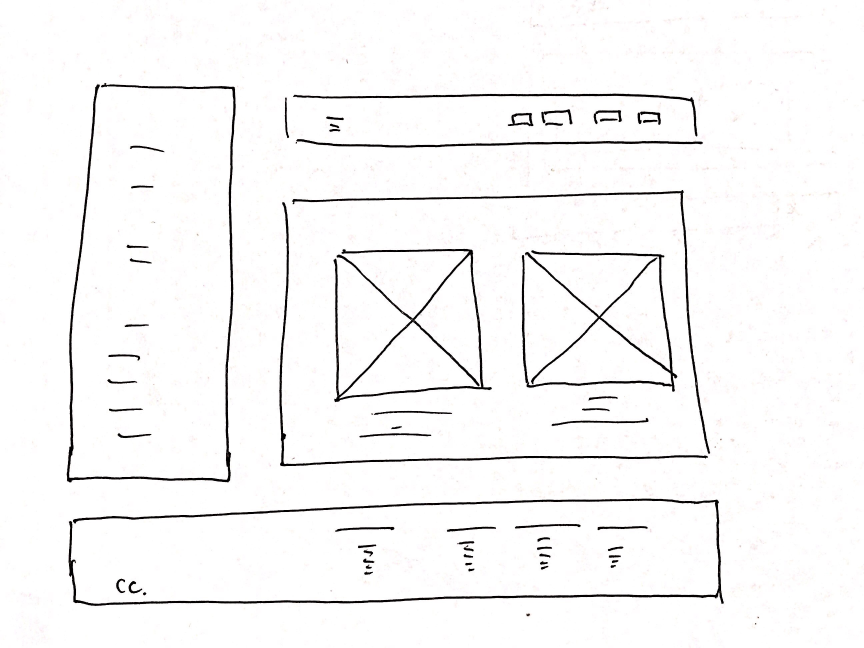
#> input picture Server/src/ImageProcessing/IMG_1536.JPG, 2592 x 1944 px (shown at 1/3 size)
$ python temp.py
#> lines starting #> are read from the running program, lines starting #| are printed output that depends on the picture; after the words box and inside, x2 and y2 are one past the last pixel; in counts of white or black regions, pixels touching at a corner belong together
# img = cv2.imread("/Users/edwardlai/Downloads/IMG_1533.JPG", 0)


import cv2
import numpy as np
from imutils.contours import sort_contours

import numpy as np
import matplotlib.pyplot as plt

fig = plt.figure(figsize=(8, 8))
columns = 4
rows = 4


def box_extraction(img_for_box_extraction_path, cropped_dir_path):
#> called with img_for_box_extraction_path = 'IMG_1536.JPG', cropped_dir_path = 'cropped/'
    img = cv2.imread(img_for_box_extraction_path, 0)  # Read the image
#> img: shape (1944, 2592); min 0, max 255, mean 246.8

    (thresh, img_bin) = cv2.threshold(img, 128, 255, cv2.THRESH_BINARY | cv2.THRESH_OTSU)  # Thresholding the image
#> img_bin: shape (1944, 2592); 97% white; 78 black regions (15 under 20 px), largest, box (x1, y1, x2, y2) and area: (206, 1496, 2171, 1818) 28338, (200, 249, 707, 1447) 21695, (1001, 746, 1475, 1206) 17804
#> thresh = 131
    img_bin = cv2.resize(img_bin, (3000, 2000))
#> img_bin: shape (2000, 3000)

    img_bin = 255 - img_bin  # Invert the image
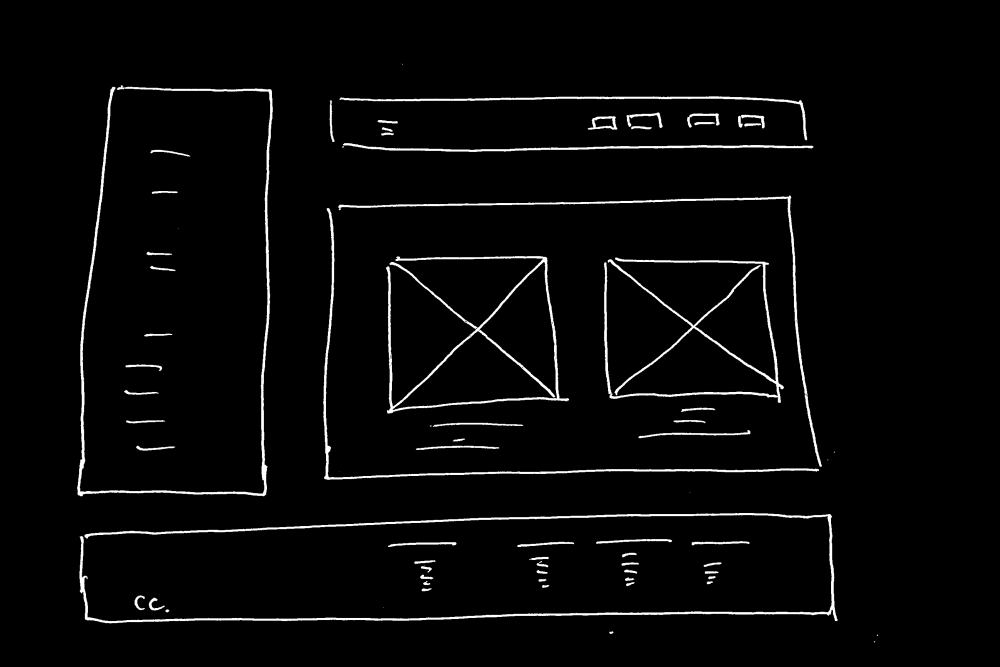
#> img_bin: shape (2000, 3000) (shown at 1/3 size); min 0, max 255, mean 7.6
    cv2.imwrite("Image_bin.jpg", img_bin)

    # Defining a kernel length
    kernel_length = np.array(img).shape[1] // 80
#> kernel_length = 32
    # A verticle kernel of (1 X kernel_length), which will detect all the verticle lines from the image.
    verticle_kernel = cv2.getStructuringElement(cv2.MORPH_RECT, (1, kernel_length))
#> verticle_kernel = 32 values from 1 to 1
    # A horizontal kernel of (kernel_length X 1), which will help to detect all the horizontal line from the image.
    hori_kernel = cv2.getStructuringElement(cv2.MORPH_RECT, (kernel_length, 1))
    # A kernel of (3 X 3) ones.
    kernel = cv2.getStructuringElement(cv2.MORPH_RECT, (3, 3))
    # Morphological operation to detect verticle lines from an image

    ITERATIONS = 1
    # Morphological operation to detect vertical lines from an image
    img_temp1 = cv2.erode(img_bin, verticle_kernel, iterations=ITERATIONS)
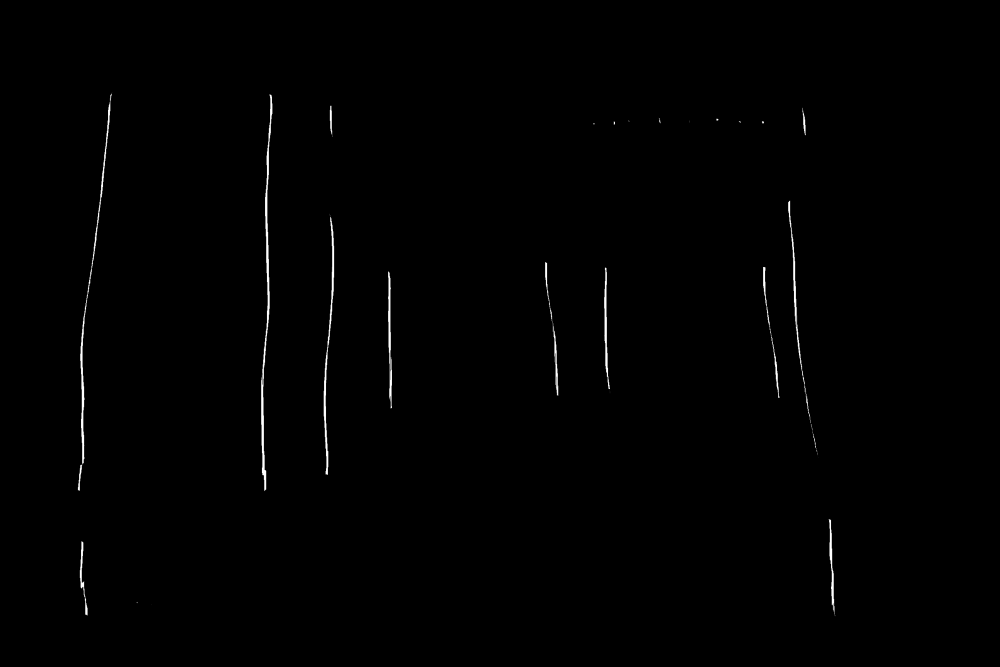
#> img_temp1: shape (2000, 3000) (shown at 1/3 size); min 0, max 255, mean 1.3
    verticle_lines_img = cv2.dilate(img_temp1, verticle_kernel, iterations=ITERATIONS)
    cv2.imwrite("verticle_lines.jpg", verticle_lines_img)
    # Morphological operation to detect horizontal lines from an image
    img_temp2 = cv2.erode(img_bin, hori_kernel, iterations=ITERATIONS)
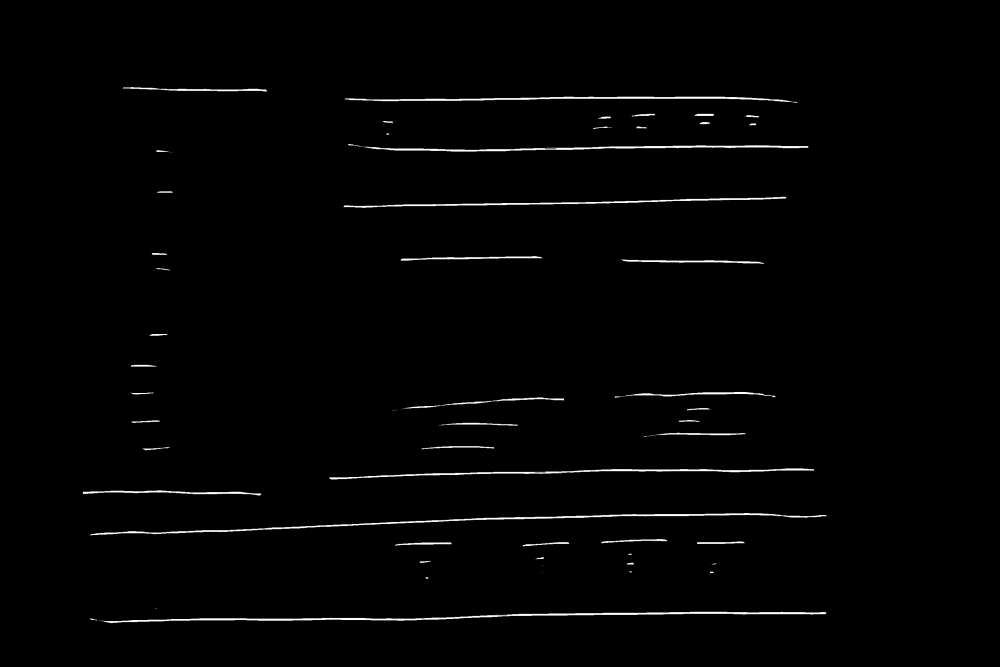
#> img_temp2: shape (2000, 3000) (shown at 1/3 size); min 0, max 255, mean 3.2
    horizontal_lines_img = cv2.dilate(img_temp2, hori_kernel, iterations=ITERATIONS)
    cv2.imwrite("horizontal_lines.jpg", horizontal_lines_img)
    # Weighting parameters, this will decide the quantity of an image to be added to make a new image.
    # Weighting parameters, this will decide the quantity of an image to be added to make a new image.
    alpha = 0.5
    beta = 1.0 - alpha
    # This function helps to add two image with specific weight parameter to get a third image as summation of two image.
    img_final_bin = cv2.addWeighted(verticle_lines_img, alpha, horizontal_lines_img, beta, 0.0)
    img_final_bin = cv2.erode(~img_final_bin, kernel, iterations=ITERATIONS)
    (thresh, img_final_bin) = cv2.threshold(img_final_bin, 128, 255, cv2.THRESH_BINARY | cv2.THRESH_OTSU)
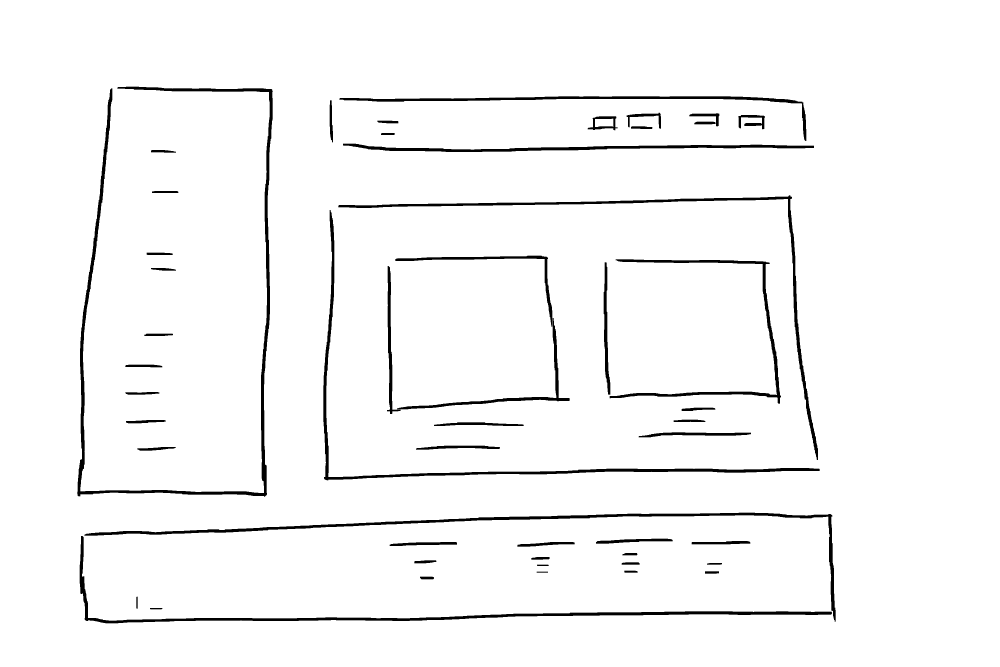
#> img_final_bin: shape (2000, 3000) (shown at 1/3 size); 96.7% white; 51 black regions
#> thresh = 193
    cv2.imwrite("img_final_bin.jpg", img_final_bin)

    # Find contours for image, which will detect all the boxes
    contours, hierarchy = cv2.findContours(img_final_bin, cv2.RETR_TREE, cv2.CHAIN_APPROX_SIMPLE)
#> contours = 53 contours; largest, box (x1, y1, x2, y2) and area: (0, 0, 3000, 2000) 5995001, (231, 259, 819, 1491) 35744, (238, 1607, 2497, 1871) 24051, (252, 1537, 2508, 1866) 24000, (969, 629, 2460, 1442) 21979
    # Sort all the contours by top to bottom.
    (contours, boundingBoxes) = sort_contours(contours, method="top-to-bottom")
#> boundingBoxes = 53 items, first 6: (0, 0, 3000, 2000), (231, 259, 588, 1232), (1017, 288, 1403, 136), (988, 300, 12, 128), (1879, 337, 105, 50), (2067, 339, 92, 41)

    print("============================")
    print(hierarchy)
#> (printed output is left out)
    print("============================")

    idx = 0
    for c in contours:
        # Returns the location and width,height for every contour
        x, y, w, h = cv2.boundingRect(c)
        # img = cv2.rectangle(img, (x, y), (x + w, y + h), (0, 255, 0), 2)
        print("the width: ", w)
        print("the height: ", h)
        print(w, " > the 3*h: ", 3*h )
        print("========================")
        # If the box height is greater then 20, widht is >80, then only save it as a box in "cropped/" folder.
        if ((w > 700 and h >30) or (h > 700 and w >30)) and w != 3000 and h != 2000:
            print("image Crop!")
            idx += 1
            new_img = img[y:y + h, x:x + w]
            fig.add_subplot(rows, columns, idx)
            plt.imshow(new_img)
            cv2.imwrite(cropped_dir_path + str(idx) + '.png', new_img)
        else:
            print("log: element too small" )
            print("===========================")
#> this loop made 53 passes
#> (x, y, w, h) on passes 2 to 13: (231, 259, 588, 1232), (1017, 288, 1403, 136), (988, 300, 12, 128), (1879, 337, 105, 50), (2067, 339, 92, 41), (2214, 344, 82, 45), (1762, 348, 92, 44), (1785, 356, 55, 25), (1131, 361, 65, 10), (2082, 364, 66, 10), (1892, 378, 66, 10), (1142, 398, 43, 8)
#> (c, x, y, w, h) on pass 1: ([[0, 0], [0, 1999], [2999, 1999], [2999, 0]], 0, 0, 3000, 2000)
#> (printed output is left out)
#> pass 2, in box_extraction, `new_img = img[y:y + h, x:x + w]`:
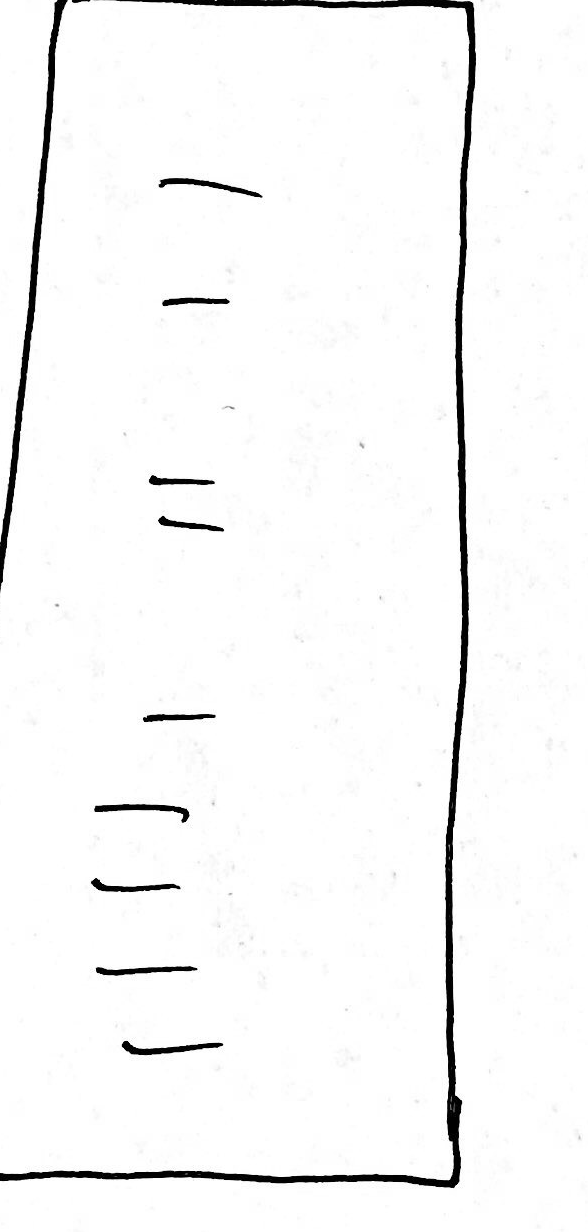
#> new_img: shape (1232, 588); min 0, max 255, mean 247.2
#> pass 3, in box_extraction, `new_img = img[y:y + h, x:x + w]`:
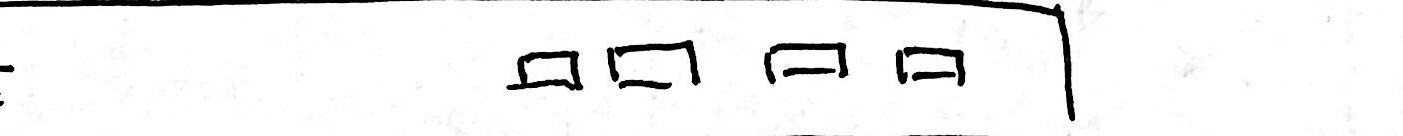
#> new_img: shape (136, 1403); min 0, max 255, mean 242.7
#> after the loop, idx = 6
    plt.show()
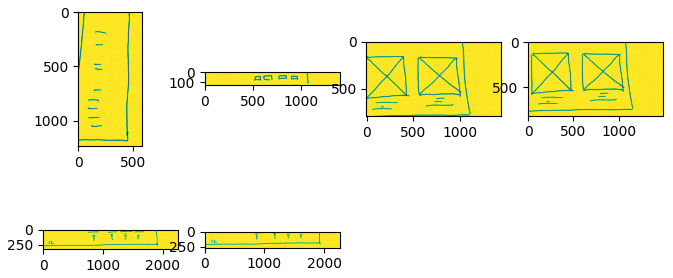
#> figure drawn by matplotlib, 6 panels
    cv2.imshow('boxed', img)
    cv2.waitKey(0)
    cv2.destroyAllWindows()


box_extraction("IMG_1536.JPG", "cropped/")

$ run again, with Server/src/ImageProcessing/new doc 2019-02-07 23.00.01_1.jpg copied over Server/src/ImageProcessing/IMG_1536.JPG
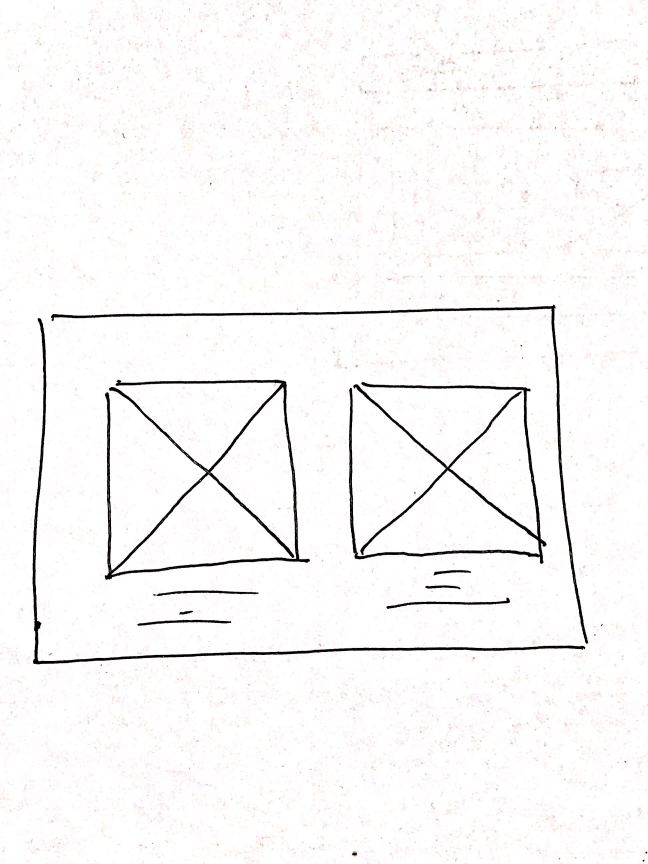
#> input picture Server/src/ImageProcessing/new doc 2019-02-07 23.00.01_1.jpg, 1944 x 2592 px (shown at 1/3 size)
#> in box_extraction, `(thresh, img_bin) = cv2.threshold(img, 128, 255, cv2.THRESH_BINARY | c..`: thresh = 134
#> in box_extraction, `(thresh, img_final_bin) = cv2.threshold(img_final_bin, 128, 255, cv2.T..`:
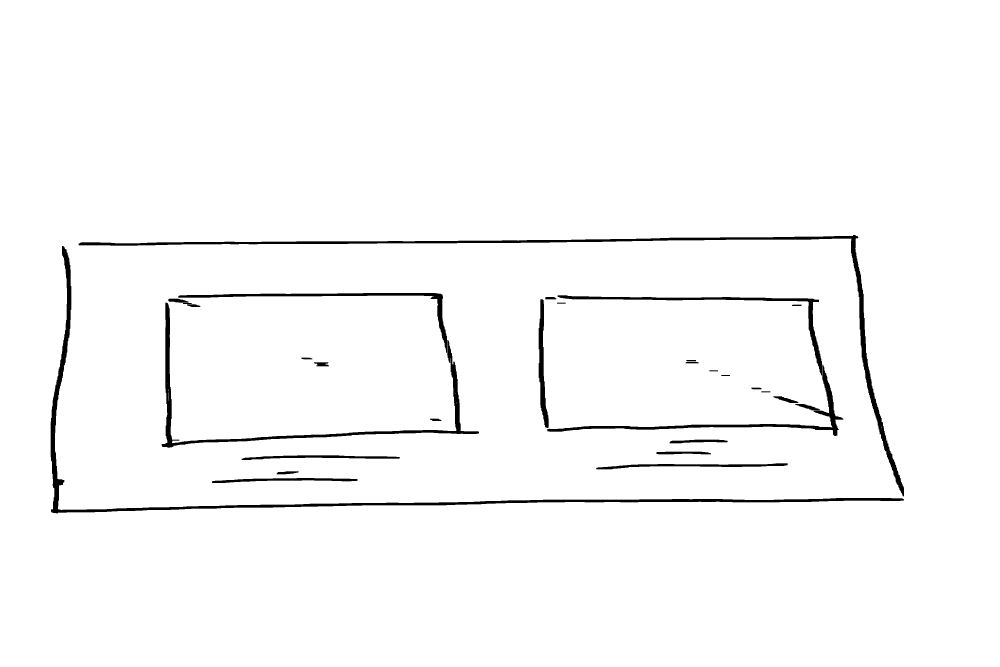
#> img_final_bin: shape (2000, 3000) (shown at 1/3 size); 97.9% white; 30 black regions
#> in box_extraction, `(thresh, img_final_bin) = cv2.threshold(img_final_bin, 128, 255, cv2.T..`: thresh = 192
#> contours = 38 contours, 7 with area under 20; largest, box (x1, y1, x2, y2) and area: (0, 0, 3000, 2000) 5995001, (151, 737, 2713, 1541) 35178, (235, 704, 2713, 1490) 31473, (484, 907, 1438, 1344) 19055, (1641, 1093, 2531, 1309) 11892
#> boundingBoxes = 38 items, first 6: (0, 0, 3000, 2000), (235, 704, 2478, 786), (151, 737, 2562, 804), (534, 878, 808, 181), (1672, 885, 795, 242), (1635, 890, 35, 9)
#> (printed output is left out)
#> the loop in box_extraction, `for c in contours:` made 38 passes
#> (x, y, w, h) on passes 2 to 9: (235, 704, 2478, 786), (151, 737, 2562, 804), (534, 878, 808, 181), (1672, 885, 795, 242), (1635, 890, 35, 9), (504, 895, 63, 14), (1615, 897, 32, 388), (1670, 907, 28, 5)
#> (printed output is left out)
#> pass 3, in box_extraction, `new_img = img[y:y + h, x:x + w]`:
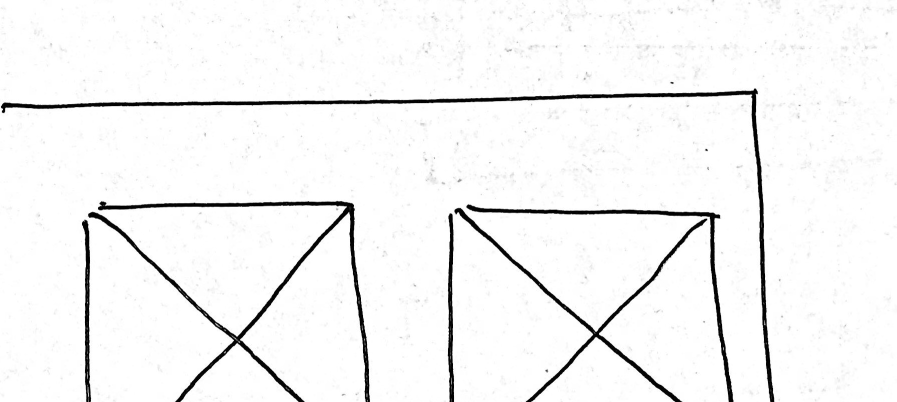
#> new_img: shape (804, 1793) (shown at 1/2 size); min 0, max 255, mean 244.5
#> after the loop in box_extraction, `for c in contours:`: idx = 6

$ run again, with Server/src/ImageProcessing/testimg.jpg copied over Server/src/ImageProcessing/IMG_1536.JPG
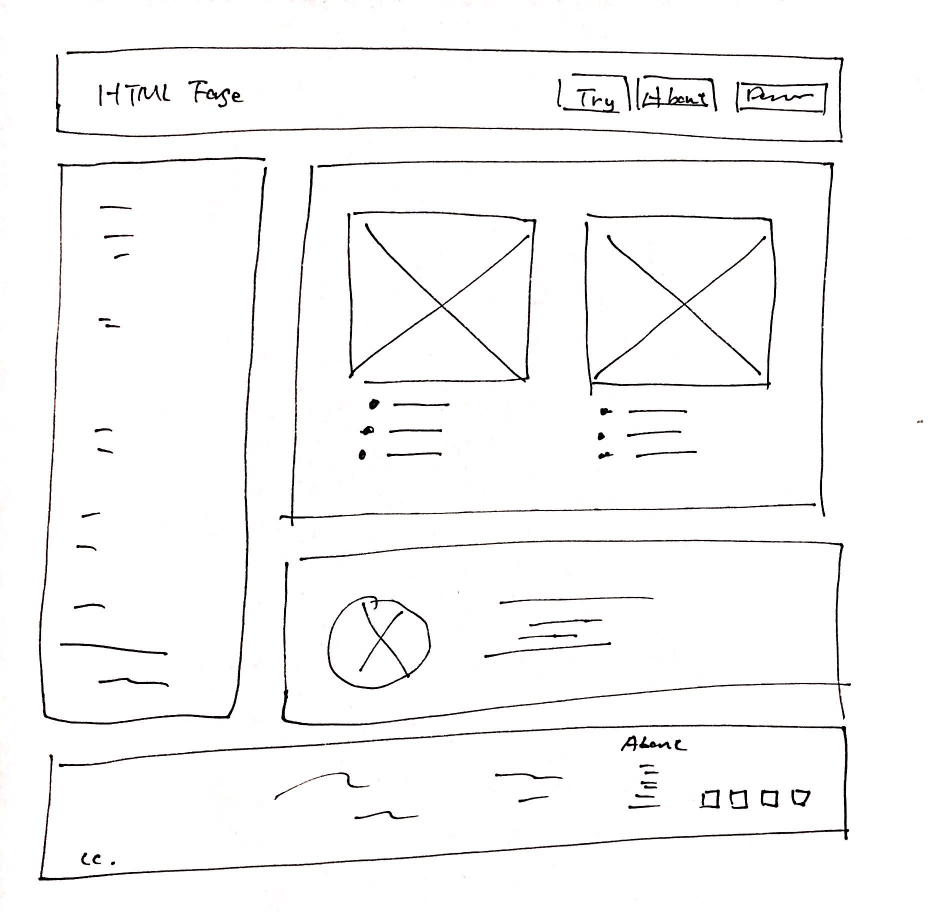
#> input picture Server/src/ImageProcessing/testimg.jpg, 1856 x 1824 px (shown at 1/2 size)
#> in box_extraction, `(thresh, img_bin) = cv2.threshold(img, 128, 255, cv2.THRESH_BINARY | c..`: thresh = 137
#> in box_extraction, `(thresh, img_final_bin) = cv2.threshold(img_final_bin, 128, 255, cv2.T..`:
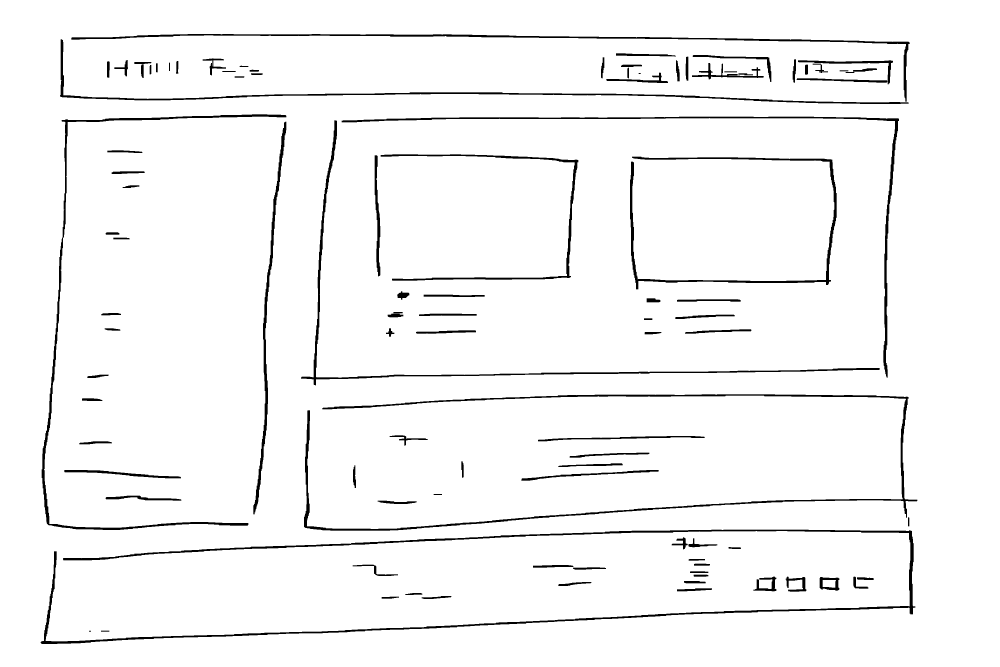
#> img_final_bin: shape (2000, 3000) (shown at 1/3 size); 96.4% white; 103 black regions (2 under 20 px)
#> in box_extraction, `(thresh, img_final_bin) = cv2.threshold(img_final_bin, 128, 255, cv2.T..`: thresh = 194
#> contours = 105 contours; largest, box (x1, y1, x2, y2) and area: (0, 0, 3000, 2000) 5995001, (121, 1588, 2747, 1933) 38482, (911, 1182, 2753, 1593) 28342, (124, 342, 860, 1591) 18876, (213, 101, 2730, 306) 17190
#> boundingBoxes = 105 items, first 6: (0, 0, 3000, 2000), (213, 101, 2517, 205), (179, 117, 2548, 196), (1847, 159, 181, 12), (2077, 164, 238, 83), (2056, 169, 10, 74)
#> (printed output is left out)
#> the loop in box_extraction, `for c in contours:` made 105 passes
#> (x, y, w, h) on passes 2 to 9: (213, 101, 2517, 205), (179, 117, 2548, 196), (1847, 159, 181, 12), (2077, 164, 238, 83), (2056, 169, 10, 74), (1802, 171, 12, 65), (607, 174, 72, 53), (2377, 177, 12, 72)
#> (printed output is left out)
#> pass 3, in box_extraction, `new_img = img[y:y + h, x:x + w]`:
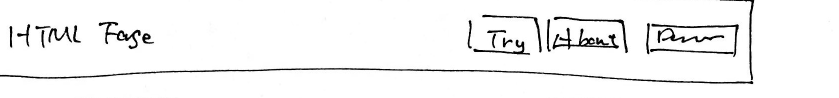
#> new_img: shape (196, 1677) (shown at 1/2 size); min 0, max 255, mean 243.6
#> after the loop in box_extraction, `for c in contours:`: idx = 8
